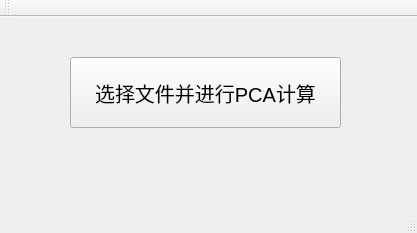
<?xml version="1.0" encoding="UTF-8"?>
<ui version="4.0">
 <class>MainWindow</class>
 <widget class="QMainWindow" name="MainWindow">
  <property name="geometry">
   <rect>
    <x>0</x>
    <y>0</y>
    <width>417</width>
    <height>233</height>
   </rect>
  </property>
  <property name="windowTitle">
   <string>MainWindow</string>
  </property>
  <widget class="QWidget" name="centralWidget">
   <widget class="QPushButton" name="pushButton">
    <property name="geometry">
     <rect>
      <x>70</x>
      <y>40</y>
      <width>271</width>
      <height>71</height>
     </rect>
    </property>
    <property name="font">
     <font>
      <pointsize>15</pointsize>
     </font>
    </property>
    <property name="text">
     <string>选择文件并进行PCA计算</string>
    </property>
   </widget>
  </widget>
  <widget class="QMenuBar" name="menuBar">
   <property name="geometry">
    <rect>
     <x>0</x>
     <y>0</y>
     <width>417</width>
     <height>28</height>
    </rect>
   </property>
  </widget>
  <widget class="QToolBar" name="mainToolBar">
   <attribute name="toolBarArea">
    <enum>TopToolBarArea</enum>
   </attribute>
   <attribute name="toolBarBreak">
    <bool>false</bool>
   </attribute>
  </widget>
  <widget class="QStatusBar" name="statusBar"/>
 </widget>
 <layoutdefault spacing="6" margin="11"/>
 <resources/>
 <connections/>
</ui>
